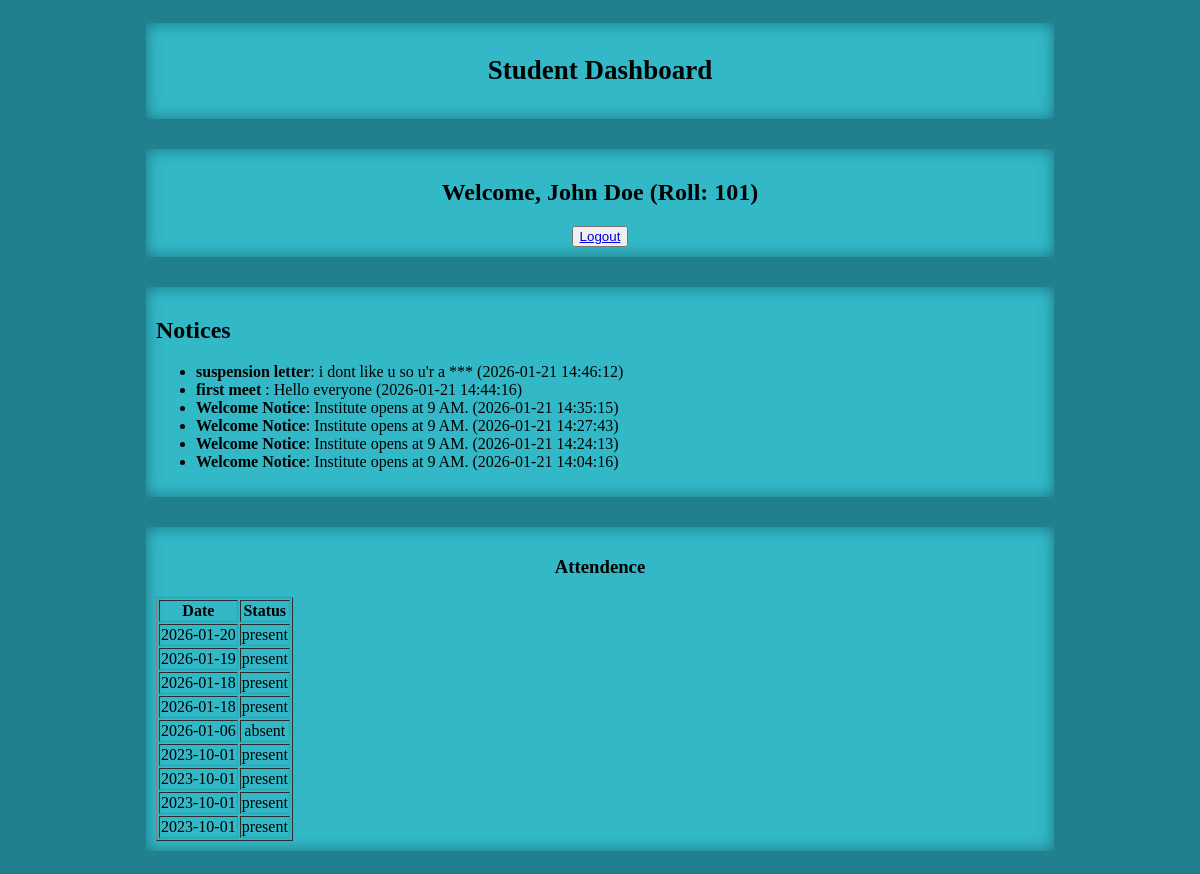
The app's page /student/dashboard (signed in) with its own data.
### tables this page shows
CREATE TABLE Users (
            id INTEGER PRIMARY KEY AUTOINCREMENT,
            username TEXT UNIQUE NOT NULL,  
            password_hash TEXT NOT NULL,
            role TEXT NOT NULL,  
            name TEXT NOT NULL,
            roll_no TEXT,  
            designation TEXT 
        );

CREATE TABLE Notices (
            id INTEGER PRIMARY KEY AUTOINCREMENT,
            title TEXT NOT NULL,
            content TEXT NOT NULL,
            posted_by INTEGER NOT NULL, 
            date_posted TEXT DEFAULT CURRENT_TIMESTAMP,
            FOREIGN KEY (posted_by) REFERENCES Users(id)
        );

CREATE TABLE Attendance (
            id INTEGER PRIMARY KEY AUTOINCREMENT,
            student_id INTEGER NOT NULL,
            date TEXT NOT NULL,  
            status TEXT NOT NULL, 
            marked_by INTEGER NOT NULL,  
            FOREIGN KEY (student_id) REFERENCES Users(id),
            FOREIGN KEY (marked_by) REFERENCES Users(id)
        );

### app.py (the view)
@app.route('/student/dashboard')
@login_required
def student_dashboard():
    if current_user.role != 'student':
        return redirect(url_for('login'))
    user_id = current_user.id
    conn = sqlite3.connect('erp.db')
    notices = conn.execute('SELECT title, content, date_posted FROM Notices ORDER BY date_posted DESC').fetchall()
    attendance = conn.execute('SELECT date, status FROM Attendance WHERE student_id=? ORDER BY date DESC', (user_id,)).fetchall()
    user_info = conn.execute('SELECT name, roll_no FROM Users WHERE id=?', (user_id,)).fetchone()
    conn.close()
    return render_template('student_dashboard.html', notices=notices, attendance=attendance, user_info=user_info)

### app.py (called while the page is built)
@login_manager.user_loader
def load_user(user_id):
    conn = sqlite3.connect('erp.db')
    user = conn.execute('SELECT id, username, role FROM Users WHERE id=?', (user_id,)).fetchone()
    conn.close()
    if user:
        return User(user[0], user[1], user[2])
    return None

### templates/student_dashboard.html (shortened to what this page needs)
<!DOCTYPE html>
<html>
<head>
   <link rel="stylesheet" href="{{ url_for('static', filename='studentstyle.css') }}">
</head>
<body>
    <nav class="navbar">
  <h1>Student Dashboard</h1>
    </nav>
    <div class="welcomebox">
       <h2>Welcome, {{ user_info[0] }} (Roll: {{ user_info[1] }})</h2>
       <button type="submit" class="w-full py-2 px-4 rounded-md font-medium text-sm logout-btn border mb-4">
       <a href="{{ url_for('logout') }}">Logout</a>
    </div>
    <div class="Notices">
     <h2>Notices</h2>
      <ul>
        {% for notice in notices %}
            <li><strong>{{ notice[0] }}</strong>: {{ notice[1] }} ({{ notice[2] }})</li>
        {% endfor %}
      </ul>
    </div>
    <div class="Attendence">
     <h3>Attendence</h3>
      <table border="1">
        <tr><th>Date</th><th>Status</th></tr>
        {% for record in attendance %}
            <tr><td>{{ record[0] }}</td><td>{{ record[1] }}</td></tr>
        {% endfor %}
      </table>
    </div>
</body>
</html>

### static/studentstyle.css (style rules this page uses)
.navbar { box-shadow: inset 0 0 15px rgba(29, 116, 128, 1); background-color: rgba(50, 184, 198, 1); color: rgb(0, 0, 0); padding: 10px; margin: 15px auto; border-radius: 5px; width:75% ; text-align: center; font-size: large; }
.welcomebox { box-shadow: inset 0 0 15px rgba(29, 116, 128, 1); background-color: rgba(50, 184, 198, 1); color: rgb(0, 0, 0); padding: 10px; margin: 15px auto; border-radius: 5px; width:75% ; text-align: center; }
.Notices { box-shadow: inset 0 0 15px rgba(29, 116, 128, 1); background-color: rgba(50, 184, 198, 1); color: rgb(0, 0, 0); padding: 10px; margin: 15px auto; border-radius: 5px; width:75% ; }
.Attendence { box-shadow: inset 0 0 15px rgba(29, 116, 128, 1); background-color: rgba(50, 184, 198, 1); color: rgb(0, 0, 0); padding: 10px; margin: 15px auto; border-radius: 5px; width:75% ; text-align: center; }
body { background-color: #21808d; display: flex; flex-direction: column; align-items: center; min-height: 100vh; }

### records on screen
Users: name "John Doe", roll_no "101"
Notices: title "suspension letter", content "i dont like u so u'r a ***", date_posted "2026-01-21 14:46:12"
Notices: title "first meet", content "Hello everyone", date_posted "2026-01-21 14:44:16"
Notices: title "Welcome Notice", content "Institute opens at 9 AM.", date_posted "2026-01-21 14:35:15"
Notices: title "Welcome Notice", content "Institute opens at 9 AM.", date_posted "2026-01-21 14:27:43"
Notices: title "Welcome Notice", content "Institute opens at 9 AM.", date_posted "2026-01-21 14:24:13"
Notices: title "Welcome Notice", content "Institute opens at 9 AM.", date_posted "2026-01-21 14:04:16"
Attendance: date "2026-01-20", status "present"
Attendance: date "2026-01-19", status "present"
Attendance: date "2026-01-18", status "present"
Attendance: date "2026-01-18", status "present"
Attendance: date "2026-01-06", status "absent"
Attendance: date "2023-10-01", status "present"
Attendance: date "2023-10-01", status "present"
Attendance: date "2023-10-01", status "present"
Attendance: date "2023-10-01", status "present"
